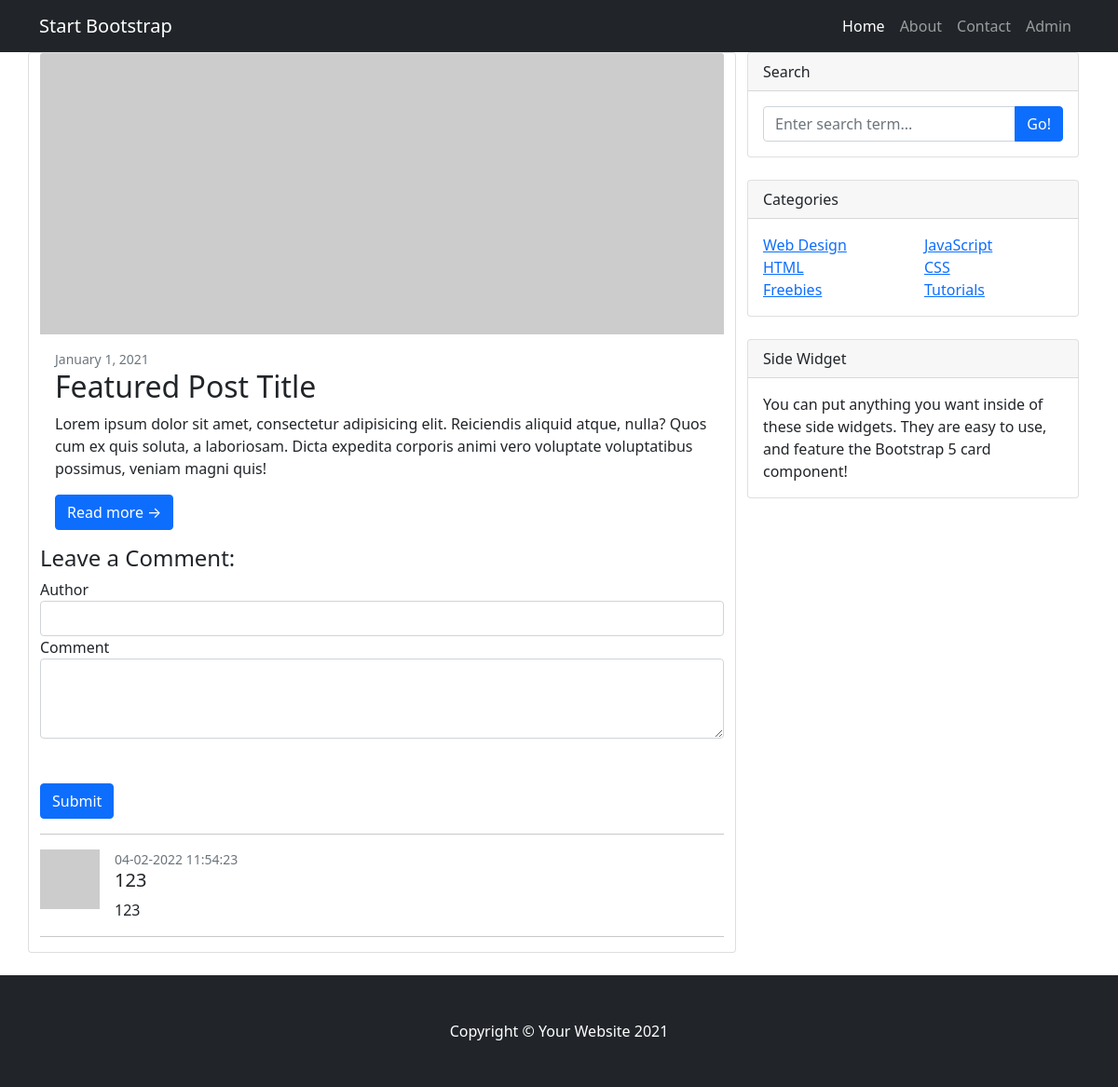
/photo.php?id=6, run on an earlier commit of the app's database.
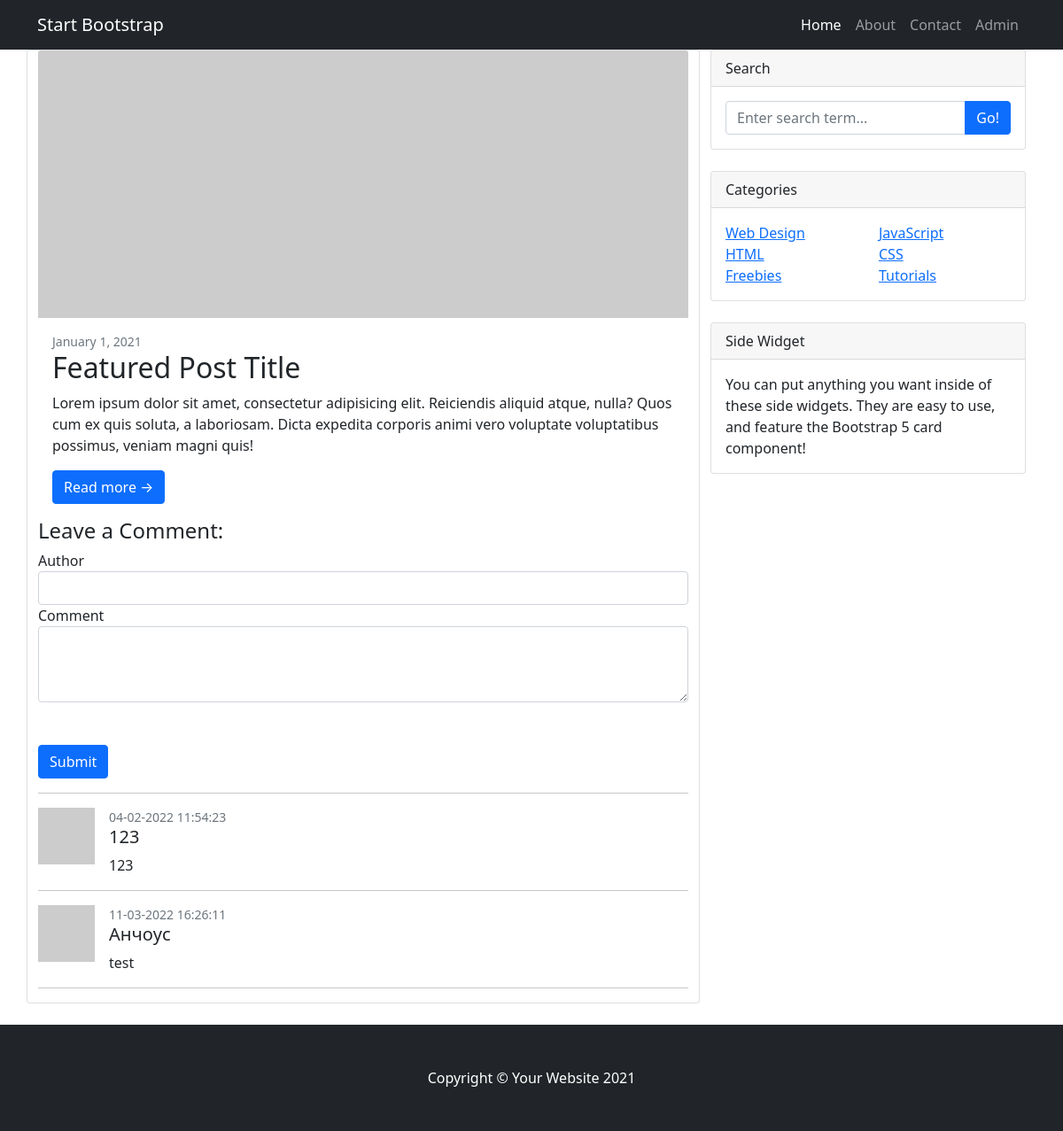
And on a later commit of the database.
### tables this page shows
CREATE TABLE `comments` (
  `id` int(11) NOT NULL,
  `photo_id` int(11) NOT NULL,
  `author` varchar(255) NOT NULL,
  `body` text NOT NULL,
  `date` datetime NOT NULL
);

### admin/includes/database.php (called while the page is built, shortened)
<?php
class Database
{
   public $connection;
   public function open_db_connection()
   {
      $this->connection = new mysqli(DB_HOST, DB_USER, DB_PASS, DB_NAME);
   }
   public function query($sql)
   {
      $result = $this->connection->query($sql);
      return $result;
   }
   public function escape_string($string)
   {
      return $this->connection->real_escape_string($string);
   }
}
$database = new Database();

### admin/includes/db_object.php (called while the page is built, shortened)
<?php
class Db_object
{
   public static function find_by_id($id)
   {
      $the_result_array = static::find_by_query("SELECT * FROM " . static::$db_table . " WHERE id = $id LIMIT 1");
      return !empty($the_result_array) ? array_shift($the_result_array) : false;
   }
   public static function find_by_query($sql)
   {
      global $database;
      $result_set = $database->query($sql);
      $the_object_array = array();
      while ($row = mysqli_fetch_array($result_set)) {
         $the_object_array[] = static::instantiation($row);
      }
      return $the_object_array;
   }
   public static function instantiation($the_record)
   {
      $the_object = new $calling_class;
      foreach ($the_record as $property => $value) {
         if ($the_object->has_the_property($property)) {
            $the_object->$property = $value;
         }
      }
      return $the_object;
   }
   private function has_the_property($property)
   {
      $object_properties = get_object_vars($this);
      return array_key_exists($property, $object_properties);
   }
}

### admin/includes/comment.php (called while the page is built, shortened)
<?php
class Comment extends Db_object
{
   protected static $db_table = "comments";
   public static function find_the_comments($photo_id = 0)
   {
      global $database;
      $sql = "SELECT * FROM " . self::$db_table . " WHERE photo_id =" . $database->escape_string($photo_id) . " ORDER BY photo_id ASC";
      return self::find_by_query($sql);
   }
}

### photo.php (the view, shortened to what this page needs)
<?php include "includes/header.php"; ?>
<?php
$photo = Photo::find_by_id($_GET['id']);
$comments = Comment::find_the_comments($photo->id);
?>
<div class="row">
   <div class="col-lg-8">
      <div class="row">
         <div class="card mb-4">
            <a href="#!"><img class="card-img-top" src="https://dummyimage.com/850x350/dee2e6/6c757d.jpg" alt="..." /></a>
            <div class="card-body">
               <div class="small text-muted">January 1, 2021</div>
               <h2 class="card-title">Featured Post Title</h2>
               <p class="card-text">Lorem ipsum dolor sit amet, consectetur adipisicing elit. Reiciendis aliquid atque, nulla? Quos cum ex quis soluta, a laboriosam. Dicta expedita corporis animi vero voluptate voluptatibus possimus, veniam magni quis!</p>
               <a class="btn btn-primary" href="#!">Read more →</a>
            </div>
            <div class="well">
               <h4>Leave a Comment:</h4>
               <form role="form" method="POST">
                  <div class="form-group">
                     <label for="author">Author</label>
                     <input type="text" name="author" class="form-control">
                  </div>
                  <div class="form-group">
                     <label for="body">Comment</label>
                     <textarea class="form-control" name="body" rows="3"></textarea>
                  </div>
                  <button type="submit" name="submit" class="btn btn-primary mt-5">Submit</button>
               </form>
            </div>
            <hr>
            <?php foreach ($comments as $comment) : ?>
               <div class="media d-flex">
                  <img class="align-self-start me-3" src="http://placehold.it/64x64" alt="">
                  <div class="media-body">
                     <div class="small text-muted"><?php echo date('d-m-Y H:i:s', strtotime($comment->date)); ?></div>
                     <h5 class="mt-0"><?php echo $comment->author; ?></h5>
                     <?php echo $comment->body; ?>
                  </div>
               </div>
               <hr>
            <?php endforeach; ?>
         </div>
      </div>
   </div>
   <div class="col-lg-4">
      <?php include "includes/sidebar.php" ?>
   </div>
</div>
</div>
<?php include "includes/footer.php"; ?>

What changed in the data, as far as the page shows it:
added comments: date "11-03-2022 16:26:11", author "Анчоус", body "test"
